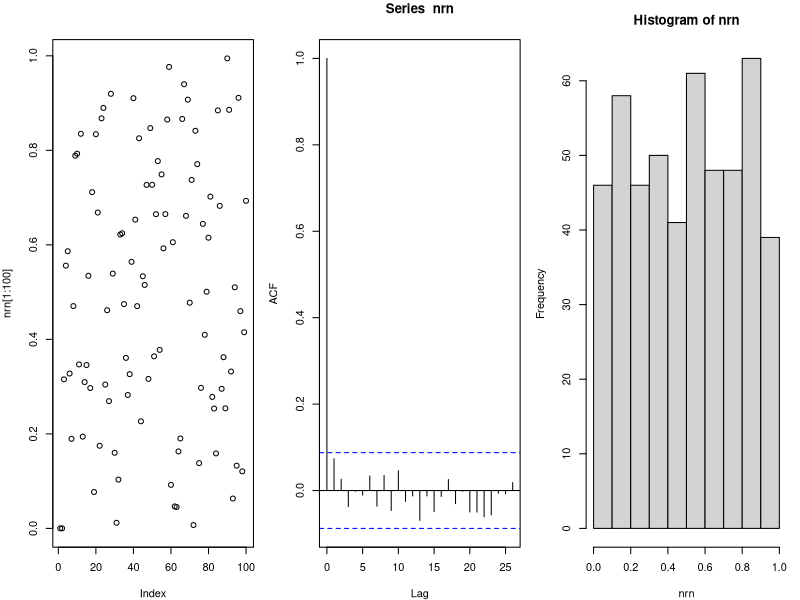
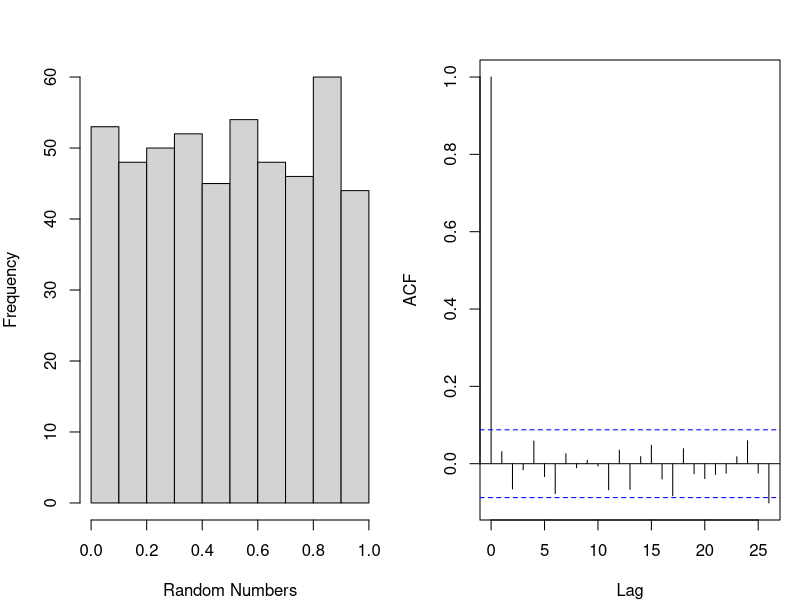
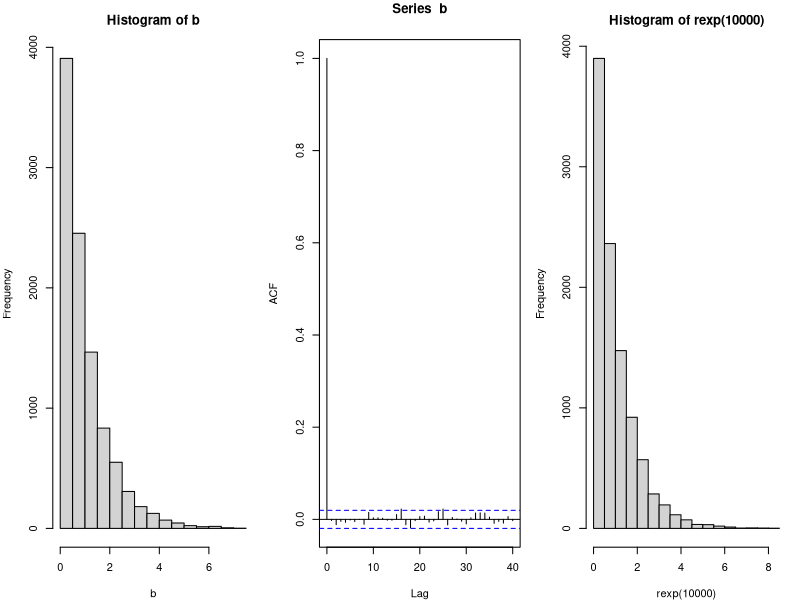
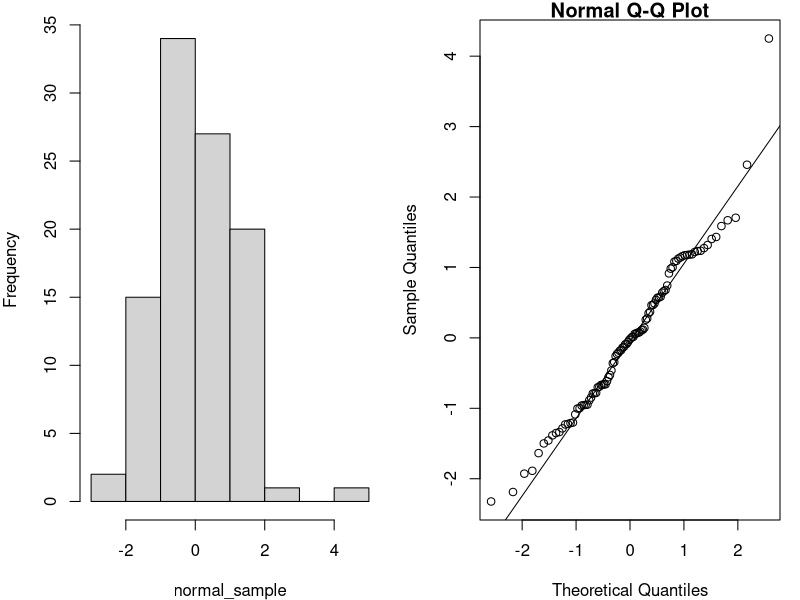
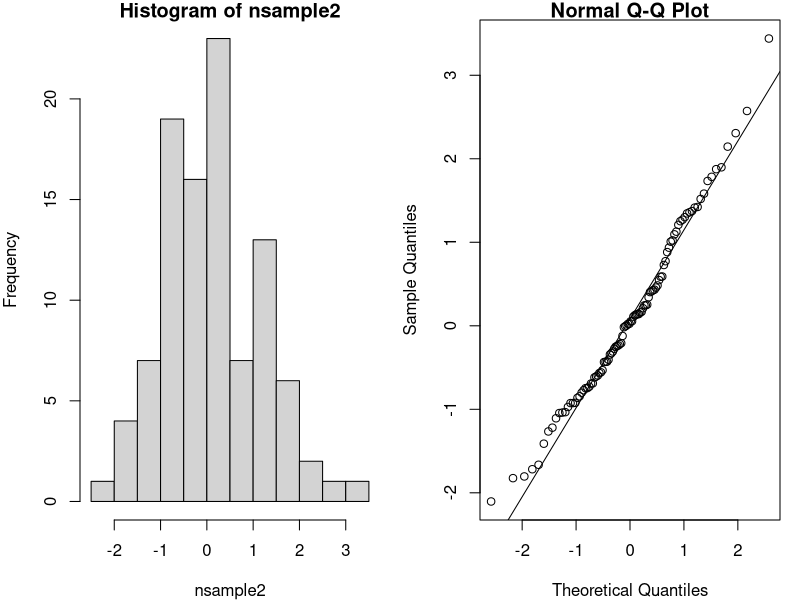

The R source for these figures, in order:
## ---- chunk 1


A <- 7^5
M <-  2^31-1

N <- 500
rn <- rep (0, N)
rn[1] <- 10
for (i in 2:length (rn))
{
    rn[i] <- (A * rn[i-1] ) %% M
}

nrn <- rn/(M-1)
par(mfrow=c(1,3),mar=c(4,4,3,1))
plot (nrn[1:100])
acf (nrn)
hist (nrn)


n <- 500
a <- runif(n)
par(mfrow=c(1,2),mar=c(4,4,3,1))
hist(a,xlab="Random Numbers",main="")

acf(a,main="")

## ---- chunk 2
# generate exponenail random numbers

#use method of inverse cdf to generate iid sample from exp(1)
gen_exp <- function(n)
{
    #generate unif(0,) random numbers
    u <- runif(n)
    #transform the random numbers
    -log(1-u)
}

b <- gen_exp (10000)
par(mfrow=c(1,3),mar=c(4,4,3,1))
hist (b)
acf (b)

## r built in generators
hist (rexp (10000))

## ---- chunk 3
gen_normal <- function(n)
{
    #calculates size of random samples, which is greater than half of n
    size_sample <- ceiling(n/2)
    
    R <- sqrt(2*rexp(size_sample))
    theta <- runif(size_sample,0,2*pi)
    
    X <- R*cos(theta)  
    Y <- R*sin(theta)
    
    c(X,Y)[1:n]  
}

normal_sample <- gen_normal(100)

par(mfrow=c(1,2),mar=c(4,4,1,1))

hist(normal_sample,main="")

qqnorm(normal_sample)
qqline(normal_sample)

nsample2 <- rnorm (100) 
hist (nsample2)
qqnorm (nsample2)
qqline(nsample2)

## ---- chunk 4

#### an application of monte carlo method in estimating pi

# n is the number of samples drawn uniformly from the rectangle (-1,1)  * (-1,1)
# an estimate of pi is returned
pi_est_mc <- function(n)
{
    #X and Y are independent, each with marginal distribution unif(-1,1)
    X <- runif(n,-1,1)
    Y <- runif(n,-1,1)
    
    Z <- 4 * (X^2 + Y^2 <= 1)
    mu <- mean (Z)
    error <- 1.96 * sd (Z) /sqrt (n)
    list (pi.est = mu, error.95perc = error, ci.95perc = mu + c(-error, error))
}  

pi_est_mc (100)
pi_est_mc (10000)
pi_est_mc (100000)
pi_est_mc (10000000)
